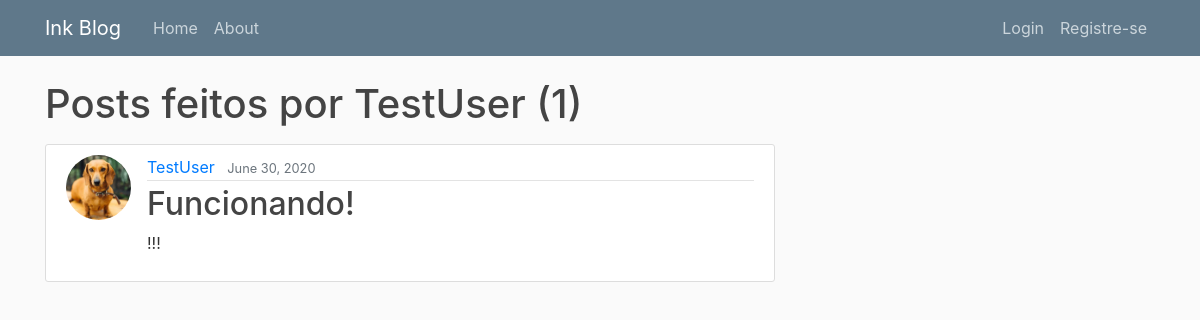
Page /user/TestUser on the committed database.
### blog/models.py (models this page shows, shortened)
class Post(models.Model):
    title = models.CharField(max_length=100)
    content = models.TextField()
    date_posted = models.DateTimeField(default=timezone.now)
    author = models.ForeignKey(User, on_delete=models.CASCADE)

### users/models.py (models this page shows, shortened)
class Profile(models.Model):
	user = models.OneToOneField(User, on_delete=models.CASCADE)
	image = models.ImageField(default='default.jpg', upload_to='profile_pics')

### blog/views.py (the view)
# urls.py: path('user/<str:username>', UserPostListView.as_view(), name='user-post'),
class UserPostListView(ListView):
	model = Post
	template_name = 'blog/user_posts.html'
	context_object_name = 'posts'
	paginate_by = 5
	def get_queryset(self):
		user = get_object_or_404(User, username=self.kwargs.get('username'))
		return Post.objects.filter(author=user).order_by('-date_posted')

### blog/templates/blog/user_posts.html (shortened to what this page needs)
{% extends "blog/base.html" %}
{% block content %}
    <h1 class="mb-3">Posts feitos por {{ view.kwargs.username }} ({{ page_obj.paginator.count }})</h1>
    {% for post in posts %}
        <article class="media content-section">
          <img class="rounded-circle article-img" src="{{ post.author.profile.image.url }}">
          <div class="media-body">
            <div class="article-metadata">
              <a class="mr-2" href="{% url 'user-post' post.author.username %}">{{ post.author }}</a>
              <small class="text-muted">{{ post.date_posted|date:"F d, Y" }}</small>
            </div>
            <h2><a class="article-title" href="{% url 'post-detail' post.id %}">{{ post.title }}</a></h2>
            <p class="article-content">{{ post.content }}</p>
          </div>
        </article>
    {% endfor %}
{% endblock content %}

### blog/static/blog/main.css (style rules this page uses)
body { background: #fafafa; color: #333333; margin-top: 5rem; }
h1, h2, h3, h4, h5, h6 { color: #444444; }
.content-section { background: #ffffff; padding: 10px 20px; border: 1px solid #dddddd; border-radius: 3px; margin-bottom: 20px; }
.article-title { color: #444444; }
.article-content { white-space: pre-line; }
.article-img { height: 65px; width: 65px; margin-right: 16px; }
.article-metadata { padding-bottom: 1px; margin-bottom: 4px; border-bottom: 1px solid #e3e3e3 }

### rows in the picture
Post: author.profile.image (picture), author "TestUser", date_posted "June 30, 2020", title "Funcionando!", content "!!!"

### other values in the picture
{{ view.kwargs.username }} "TestUser"
{{ page_obj.paginator.count }} "1"
